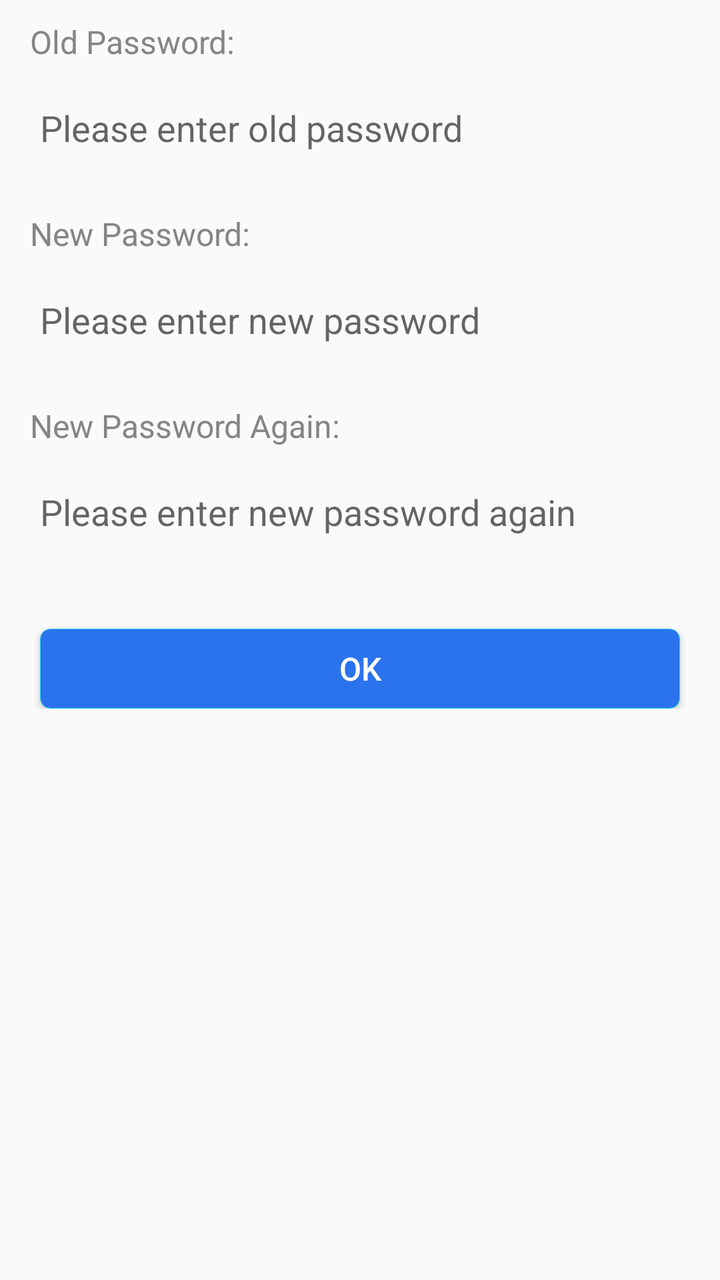
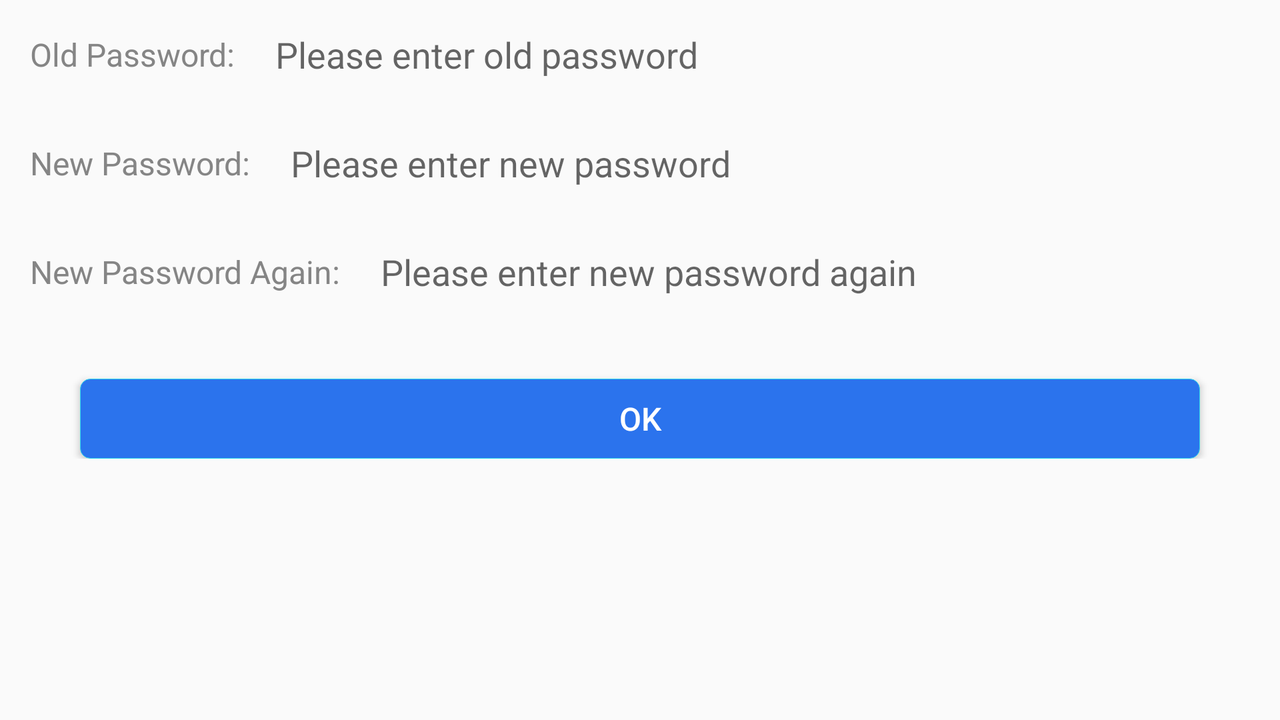

The same Android screen from two of the app's own layout files: first res/layout/ as a phone draws it, then the repository's variant for another configuration, drawn on a device whose configuration selects that folder. Both files follow.
<!-- AndroidManifest.xml: application theme AppTheme -->
<!-- res/layout/fragment_password.xml -->
<?xml version="1.0" encoding="utf-8"?>
<LinearLayout xmlns:android="http://schemas.android.com/apk/res/android"
    android:layout_width="match_parent"
    android:layout_height="match_parent"
    android:orientation="vertical">
    <ScrollView
        android:layout_width="match_parent"
        android:layout_height="0dp"
        android:layout_weight="1">
        <LinearLayout
            android:layout_width="match_parent"
            android:layout_height="wrap_content"
            android:orientation="vertical">
            <TextView
                android:layout_width="wrap_content"
                android:layout_height="wrap_content"
                android:layout_marginLeft="15dp"
                android:layout_marginTop="10dp"
                android:layout_marginRight="15dp"
                android:text="@string/old_pin"
                android:textColor="@color/prompt_text_color"
                android:textSize="16sp" />

            <EditText
                android:id="@+id/et_old_pin"
                android:layout_width="match_parent"
                android:layout_height="wrap_content"
                android:layout_margin="10dp"
                android:background="@drawable/edit_frame"
                android:hint="@string/please_enter_old_pin"
                android:inputType="numberPassword"
                android:padding="10dp"
                android:maxLength="8"
                android:maxLines="1"
                android:textColor="@color/cbpui_gray_text"
                android:textSize="18sp" />

            <TextView
                android:layout_width="wrap_content"
                android:layout_height="wrap_content"
                android:layout_marginLeft="15dp"
                android:layout_marginTop="10dp"
                android:layout_marginRight="15dp"
                android:text="@string/new_pin"
                android:textColor="@color/prompt_text_color"
                android:textSize="16sp" />

            <EditText
                android:id="@+id/et_new_pin"
                android:layout_width="match_parent"
                android:layout_height="wrap_content"
                android:layout_margin="10dp"
                android:background="@drawable/edit_frame"
                android:hint="@string/please_enter_new_pin"
                android:inputType="numberPassword"
                android:padding="10dp"
                android:maxLength="8"
                android:maxLines="1"
                android:textColor="@color/cbpui_gray_text"
                android:textSize="18sp" />

            <TextView
                android:layout_width="wrap_content"
                android:layout_height="wrap_content"
                android:layout_marginLeft="15dp"
                android:layout_marginTop="10dp"
                android:layout_marginRight="15dp"
                android:text="@string/new_pin_again"
                android:textColor="@color/prompt_text_color"
                android:textSize="16sp" />

            <EditText
                android:id="@+id/et_new_pin_again"
                android:layout_width="match_parent"
                android:layout_height="wrap_content"
                android:layout_margin="10dp"
                android:background="@drawable/edit_frame"
                android:hint="@string/please_enter_again"
                android:inputType="numberPassword"
                android:padding="10dp"
                android:maxLength="8"
                android:maxLines="1"
                android:textColor="@color/cbpui_gray_text"
                android:textSize="18sp" />

            <TextView
                android:id="@+id/tv_warning"
                android:layout_width="match_parent"
                android:layout_height="wrap_content"
                android:layout_marginLeft="10dp"
                android:layout_marginRight="10dp"
                android:textColor="@color/red"
                android:textSize="12sp" />

            <Button
                android:id="@+id/btn_ok"
                android:layout_width="320dp"
                android:layout_height="40dp"
                android:layout_marginLeft="40dp"
                android:layout_marginTop="10dp"
                android:layout_marginRight="40dp"
                android:layout_gravity="center_horizontal"
                android:background="@drawable/bg_button"
                android:text="@string/ok"
                android:textColor="@color/white"
                android:textSize="16sp" />

        </LinearLayout>
    </ScrollView>
    <include
        layout="@layout/pax_layout_keyboard"
        android:layout_width="match_parent"
        android:layout_height="wrap_content" />
</LinearLayout>
<!-- res/layout/pax_layout_keyboard.xml (included above) -->
<?xml version="1.0" encoding="utf-8"?>
<RelativeLayout xmlns:android="http://schemas.android.com/apk/res/android"
    android:id="@+id/pax_fl_container"
    android:layout_width="match_parent"
    android:layout_height="wrap_content"
    android:background="#bababa"
    android:paddingTop="2px"
    android:visibility="gone" >

    <com.pax.tlmanager.keyboard.SoftKeyboardSimpleStyle
        android:id="@+id/pax_keyboard_view"
        android:layout_width="match_parent"
        android:layout_height="wrap_content"
        android:layout_centerInParent="false"
        android:background="@android:color/transparent"
        android:focusable="false"
        android:focusableInTouchMode="false"
        android:keyBackground="@drawable/pax_keyboard_general"
        android:keyTextColor="@android:color/black"
        android:keyTextSize="28dp"
        android:labelTextSize="20dp"
        android:shadowColor="@android:color/transparent"
        android:shadowRadius="0.0" />

</RelativeLayout>
<!-- resources referenced by this layout -->
<resources>
  <color name="cbpui_gray_text">#333333</color>
  <color name="prompt_text_color">#858585</color>
  <color name="red">#FF0000</color>
  <color name="white">#FFFFFFFF</color>
  <!-- drawable bg_button (drawable) -->
  <?xml version="1.0" encoding="utf-8"?>
  <selector xmlns:android="http://schemas.android.com/apk/res/android">
      <item android:state_pressed="false">
          <shape android:shape="rectangle">
              <stroke android:width="1px" android:color="#2FD7ED"/>
              <solid android:color="#2B73ED"/>
              <corners android:radius="5dp"/>
          </shape>
      </item>
      <item android:state_pressed="true">
          <shape android:shape="rectangle">
              <stroke android:width="1px" android:color="#98E8F1"/>
              <solid android:color="#D9E5F8"/>
              <corners android:radius="10dp"/>
          </shape>
      </item>
  </selector>
  <string name="new_pin">New Password:</string>
  <string name="new_pin_again">New Password Again:</string>
  <string name="ok">OK</string>
  <string name="old_pin">Old Password:</string>
  <string name="please_enter_again">Please enter new password again</string>
  <string name="please_enter_new_pin">Please enter new password</string>
  <string name="please_enter_old_pin">Please enter old password</string>
  <style name="AppTheme" parent="Theme.AppCompat.Light.NoActionBar">
          
          <item name="colorPrimary">@color/colorPrimary</item>
          <item name="colorPrimaryDark">@color/colorPrimaryDark</item>
          <item name="colorAccent">@color/colorAccent</item>
      </style>
  <color name="colorPrimary">#995CF1</color>
  <color name="colorPrimaryDark">#3700B3</color>
  <color name="colorAccent">#127CD8</color>
</resources>
<!-- res/layout-land/fragment_password.xml (the repository's variant of the layout above) -->
<!-- drawn on the phone turned sideways -->
<?xml version="1.0" encoding="utf-8"?>
<LinearLayout xmlns:android="http://schemas.android.com/apk/res/android"
    android:layout_width="match_parent"
    android:layout_height="match_parent"
    android:orientation="vertical">

    <ScrollView
        android:layout_width="match_parent"
        android:layout_height="0dp"
        android:layout_weight="1">

        <LinearLayout
            android:layout_width="match_parent"
            android:layout_height="wrap_content"
            android:orientation="vertical">

            <LinearLayout
                android:layout_width="match_parent"
                android:layout_height="wrap_content"
                android:orientation="horizontal"
                android:padding="5dp">

                <TextView
                    android:layout_width="wrap_content"
                    android:layout_height="wrap_content"
                    android:layout_gravity="center_vertical"
                    android:layout_marginLeft="10dp"
                    android:layout_marginRight="10dp"
                    android:text="@string/old_pin"
                    android:textColor="@color/prompt_text_color"
                    android:textSize="16sp" />

                <EditText
                    android:id="@+id/et_old_pin"
                    android:layout_width="match_parent"
                    android:layout_height="wrap_content"
                    android:layout_marginRight="10dp"
                    android:background="@drawable/edit_frame"
                    android:hint="@string/please_enter_old_pin"
                    android:inputType="numberPassword"
                    android:maxLength="8"
                    android:maxLines="1"
                    android:padding="10dp"
                    android:textColor="@color/cbpui_gray_text"
                    android:textSize="18sp" />
            </LinearLayout>

            <LinearLayout
                android:layout_width="match_parent"
                android:layout_height="wrap_content"
                android:orientation="horizontal"
                android:padding="5dp">

                <TextView
                    android:layout_width="wrap_content"
                    android:layout_height="wrap_content"
                    android:layout_gravity="center_vertical"
                    android:layout_marginLeft="10dp"
                    android:layout_marginRight="10dp"
                    android:text="@string/new_pin"
                    android:textColor="@color/prompt_text_color"
                    android:textSize="16sp" />

                <EditText
                    android:id="@+id/et_new_pin"
                    android:layout_width="match_parent"
                    android:layout_height="wrap_content"
                    android:layout_marginRight="10dp"
                    android:background="@drawable/edit_frame"
                    android:hint="@string/please_enter_new_pin"
                    android:inputType="numberPassword"
                    android:maxLength="8"
                    android:maxLines="1"
                    android:padding="10dp"
                    android:textColor="@color/cbpui_gray_text"
                    android:textSize="18sp" />
            </LinearLayout>

            <LinearLayout
                android:layout_width="match_parent"
                android:layout_height="wrap_content"
                android:orientation="horizontal"
                android:padding="5dp">

                <TextView
                    android:layout_width="wrap_content"
                    android:layout_height="wrap_content"
                    android:layout_gravity="center_vertical"
                    android:layout_marginLeft="10dp"
                    android:layout_marginRight="10dp"
                    android:text="@string/new_pin_again"
                    android:textColor="@color/prompt_text_color"
                    android:textSize="16sp" />

                <EditText
                    android:id="@+id/et_new_pin_again"
                    android:layout_width="match_parent"
                    android:layout_height="wrap_content"
                    android:layout_marginRight="10dp"
                    android:background="@drawable/edit_frame"
                    android:hint="@string/please_enter_again"
                    android:inputType="numberPassword"
                    android:maxLength="8"
                    android:maxLines="1"
                    android:padding="10dp"
                    android:textColor="@color/cbpui_gray_text"
                    android:textSize="18sp" />
            </LinearLayout>

            <TextView
                android:id="@+id/tv_warning"
                android:layout_width="match_parent"
                android:layout_height="wrap_content"
                android:layout_marginLeft="10dp"
                android:layout_marginRight="10dp"
                android:textColor="@color/red"
                android:textSize="12sp" />

            <Button
                android:id="@+id/btn_ok"
                android:layout_width="match_parent"
                android:layout_height="40dp"
                android:layout_gravity="center_horizontal"
                android:layout_marginLeft="40dp"
                android:layout_marginTop="10dp"
                android:layout_marginRight="40dp"
                android:background="@drawable/bg_button"
                android:text="@string/ok"
                android:textColor="@color/white"
                android:textSize="16sp" />

        </LinearLayout>
    </ScrollView>

    <include
        layout="@layout/pax_layout_keyboard"
        android:layout_width="match_parent"
        android:layout_height="wrap_content" />
</LinearLayout>
